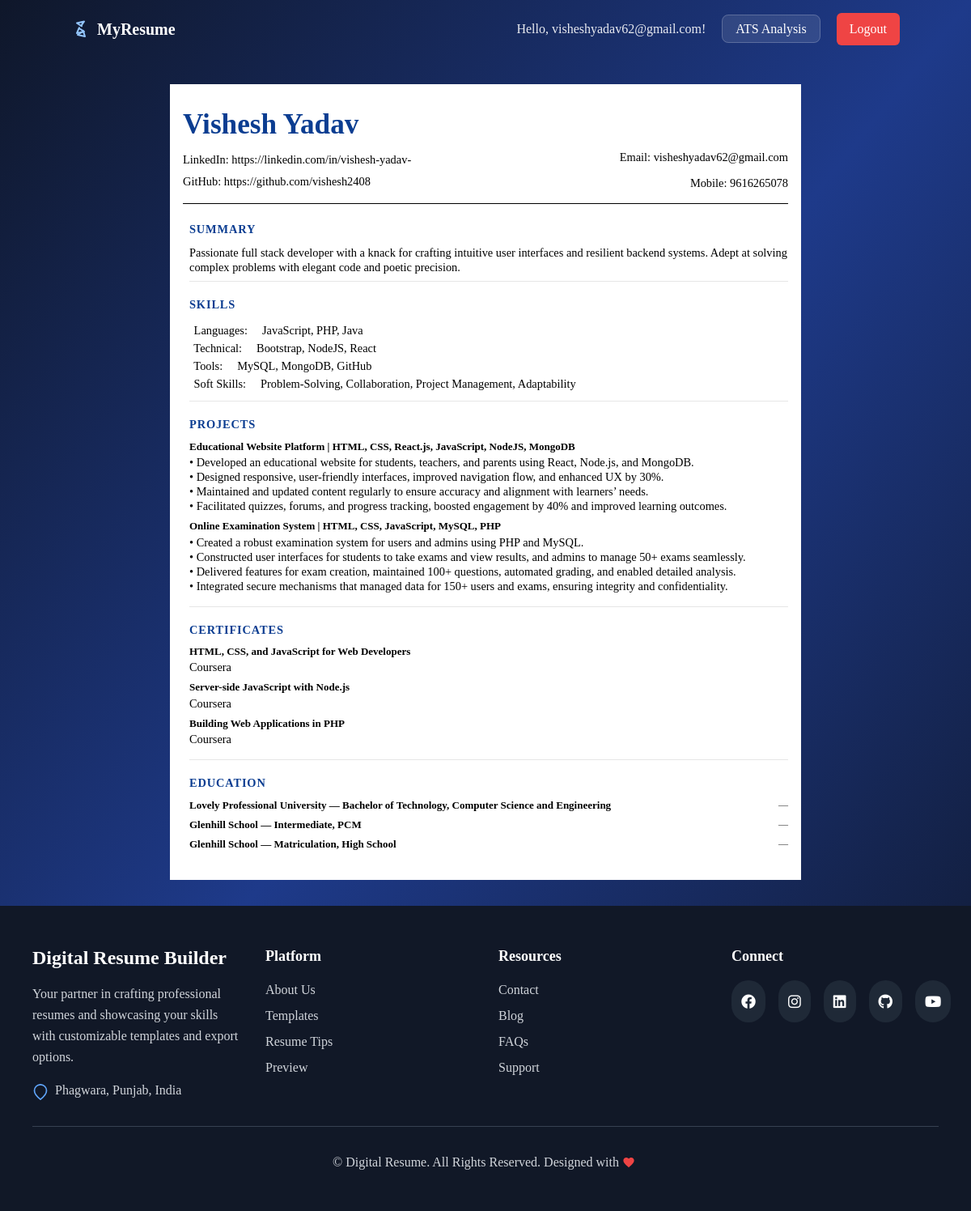
Screenshot of /view/1/template1/ (signed in) with the database file from the repository.
### app/models.py (models this page shows, shortened)
class Resume(models.Model):
    user = models.ForeignKey(User, on_delete=models.CASCADE)
    full_name = models.CharField(max_length=100)
    email = models.EmailField()
    phone = models.CharField(max_length=20)
    location = models.CharField(max_length=150, blank=True)
    linkedin = models.URLField(blank=True)
    github = models.URLField(blank=True)
    website = models.URLField(blank=True)
    summary = models.TextField(blank=True)
    profile_image = models.ImageField(upload_to='profiles/', null=True, blank=True)
    created_at = models.DateTimeField(auto_now_add=True)
    updated_at = models.DateTimeField(auto_now=True)

class Skill(models.Model):
    CATEGORY_CHOICES = (
        ("Technical", "Technical"),
        ("Soft Skills", "Soft Skills"),
        ("Languages", "Languages"),
        ("Tools", "Tools"),
    )
    resume = models.ForeignKey(Resume, on_delete=models.CASCADE, related_name='skill_items')
    name = models.CharField(max_length=100)
    category = models.CharField(max_length=50, choices=CATEGORY_CHOICES, default="Technical")
    level = models.IntegerField(default=3)

class Project(models.Model):
    resume = models.ForeignKey(Resume, on_delete=models.CASCADE, related_name='project_items')
    name = models.CharField(max_length=200)
    description = models.TextField(blank=True)
    technologies_csv = models.CharField(max_length=300, blank=True, help_text="Comma-separated technologies")
    url = models.URLField(blank=True)
    start_date = models.DateField(null=True, blank=True)
    end_date = models.DateField(null=True, blank=True)

class Certification(models.Model):
    resume = models.ForeignKey(Resume, on_delete=models.CASCADE, related_name='certification_items')
    name = models.CharField(max_length=200)
    issuer = models.CharField(max_length=200, blank=True)
    duration = models.CharField(max_length=20, blank=True, help_text="e.g., Dec’ 24")
    issue_date = models.DateField(null=True, blank=True)
    expiry_date = models.DateField(null=True, blank=True)
    credential_id = models.CharField(max_length=100, blank=True)

class EducationEntry(models.Model):
    resume = models.ForeignKey(Resume, on_delete=models.CASCADE, related_name='education_items')
    institution = models.CharField(max_length=200)
    degree = models.CharField(max_length=150)
    field = models.CharField(max_length=150)
    location = models.CharField(max_length=150, blank=True)
    start_date = models.DateField(null=True, blank=True)
    end_date = models.DateField(null=True, blank=True)
    gpa = models.CharField(max_length=20, blank=True, help_text="GPA/CGPA")

### app/views.py (the view)
# urls.py: path('view/<int:pk>/<str:template_name>/', views.resume_detail_view, name='resume_detail'),
@login_required
def resume_detail_view(request, pk, template_name='template1'):
    resume = get_object_or_404(Resume, pk=pk, user=request.user)
    return render(request, f'resume/templates/{template_name}.html', {'resume': resume, 'template_name': template_name})

### app/templates/resume/templates/template1.html (shortened to what this page needs)
{% extends 'base.html' %}
{% load static %}
{% block content %}
<div class="resume-page">
    <link rel="stylesheet" href="{% static 'css/template1.css' %}">
<div class="resume-page-inner" style="margin: 8px;">
    <header class="resume-header">
        <div class="resume-left">
           <h1 class="name">{{ resume.full_name }}</h1>
           <div class="contact-line">
             {% if resume.linkedin %}
                LinkedIn: <a href="{{ resume.linkedin }}" target="_blank" rel="noopener">{{ resume.linkedin }}</a>
             {% endif %}
            </div>
           <div class="contact-line">
             {% if resume.github %}
                GitHub: <a href="{{ resume.github }}" target="_blank" rel="noopener">{{ resume.github }}</a>
             {% endif %}
            </div>
        </div>
       <div class="resume-right">
            <div class="contact-line">
              {% if resume.email %}
                Email: <a href="mailto:{{ resume.email }}">{{ resume.email }}</a>
              {% endif %}
            </div>
            <div class="contact-line">
              {% if resume.phone %}
                Mobile: {{ resume.phone }}
               {% endif %}
            </div>
        </div>
   </header>
        {% if render_summary or resume.summary %}
            <section class="section">
                <div class="section-title">Summary</div>
                <div class="section-body">{{ render_summary|default:resume.summary|safe }}</div>
            </section>
        {% endif %}
        {% if resume.skill_items.exists %}
            <section class="section">
                <div class="section-title">Skills</div>
                <div class="section-body">
                    <ul class="plain">
                        {% for s in resume.skill_items.all %}
                            <pre style="font-size:0.9rem; font-family: 'Times New Roman', Times, serif; "><li> {{ s.category }}:     {{ s.name }}</li></pre>
                        {% endfor %}
                    </ul>
                </div>
            </section>
        {% endif %}
        {% if resume.project_items.exists %}
            <section class="section">
                <div class="section-title">Projects</div>
                <div class="section-body">
                    {% for p in resume.project_items.all %}
                        <div class="item">
                            <div class="title">{{ p.name }}</div>
                            <div class="meta">{{ p.description|safe }}</div>
                        </div>
                    {% endfor %}
                </div>
            </section>
        {% endif %}
        {% if resume.certification_items.exists %}
            <section class="section">
                <div class="section-title">Certificates</div>
                <div class="section-body">
                    {% for c in resume.certification_items.all %}
                        <div class="item">
                            <div class="title">{{ c.name }}</div>
                            <div class="meta">{{ c.issuer }}{% if c.duration %} • {{ c.duration }}{% endif %}</div>
                        </div>
                    {% endfor %}
                </div>
            </section>
        {% endif %}
        {% if resume.education_items.exists %}
            <section class="section">
                <div class="section-title">Education</div>
                <div class="section-body">
                    {% for e in resume.education_items.all %}
                        <div class="item edu-row">
                            <div class="edu-left">
                                <div class="title">{{ e.institution }} — {{ e.degree }}{% if e.field %}, {{ e.field }}{% endif %}</div>
                            </div>
                            <div class="edu-right">
                                {% if e.start_date %}{{ e.start_date }}{% endif %} — {% if e.end_date %}{{ e.end_date }}{% endif %}
                            </div>
                        </div>
                    {% endfor %}
                </div>
            </section>
        {% endif %}
    </div>
</div>
{% endblock %}

### app/templates/base.html (shortened to what this page needs)
<!DOCTYPE html>
<html lang="en" class="h-full">
  {% load static %}
<head>
  <link href="{% static 'css/tailwind.css' %}" rel="stylesheet">
  <script src="https://cdn.tailwindcss.com"></script>
  <link rel="stylesheet" href="https://cdnjs.cloudflare.com/ajax/libs/font-awesome/6.4.0/css/all.min.css">
</head>
<body class="h-full flex flex-col bg-gradient-to-br from-slate-900 via-blue-900 to-slate-900 text-white">
  {% if not hide_header_footer %}
  <nav class="bg-transparent sticky top-0 z-50 p-4">
    <div class="container mx-auto flex justify-between items-center">
      <a href="{% url 'app:resume_list' %}" class="text-xl font-bold text-white flex items-center gap-2">
        MyResume
      </a>
      <div class="space-x-4">
        {% if user.is_authenticated %}
          <span class="text-white/90">Hello, {{ user.username }}!</span>
          <a href="{% url 'app:ats_analysis' %}" class="px-4 py-2 bg-white/10 text-white rounded-lg border border-white/20">ATS Analysis</a>
          <form method="post" action="{% url 'logout' %}" class="inline">
            <button type="submit" class="px-4 py-2 bg-red-500 text-white rounded-md">Logout</button>
          </form>
        {% else %}
          <a href="{% url 'login' %}" class="px-4 py-2 text-white/90 rounded-md hover:bg-white/5 transition-colors">Login</a>
          <a href="{% url 'app:signup' %}" class="px-4 py-2 bg-white/10 text-white rounded-md border border-white/20">Sign Up</a>
        {% endif %}
      </div>
    </div>
  </nav>
  {% endif %}
  <main class="flex-grow {% if not hide_header_footer %}p-8{% endif %}">
      {% block content %}{% endblock %}
  </main>
  {% if not hide_header_footer %}
  <footer class="bg-gray-900 text-white py-12">
    <div class="max-w-6xl mx-auto px-4">
      <div class="grid grid-cols-1 md:grid-cols-2 lg:grid-cols-4 gap-8">
        <div class="lg:col-span-1">
          <h2 class="text-2xl font-bold  text-white mb-4">Digital Resume Builder</h2>
          <p class="text-gray-300 mb-4 leading-relaxed">
            Your partner in crafting professional resumes and showcasing your skills with customizable templates and export options.
          </p>
          <div class="flex items-start text-gray-300">
            <svg class="w-5 h-5 mr-2 mt-1 text-blue-400" fill="none" stroke="currentColor" stroke-width="2" viewBox="0 0 24 24">
              <path d="M21 10c0 6-9 13-9 13S3 16 3 10a9 9 0 1118 0z" />
            </svg>
            <p>Phagwara, Punjab, India</p>
          </div>
        </div>
        <div>
          <h3 class="text-lg font-semibold mb-4">Platform</h3>
          <ul class="space-y-2">
            <li><a href="#" class="text-gray-300 hover:text-blue-400 transition">About Us</a></li>
            <li><a href="#" class="text-gray-300 hover:text-blue-400 transition">Templates</a></li>
            <li><a href="#" class="text-gray-300 hover:text-blue-400 transition">Resume Tips</a></li>
            <li><a href="#" class="text-gray-300 hover:text-blue-400 transition">Preview</a></li>
          </ul>
        </div>
        <div>
          <h3 class="text-lg font-semibold mb-4">Resources</h3>
          <ul class="space-y-2">
            <li><a href="#" class="text-gray-300 hover:text-blue-400 transition">Contact</a></li>
            <li><a href="#" class="text-gray-300 hover:text-blue-400 transition">Blog</a></li>
            <li><a href="#" class="text-gray-300 hover:text-blue-400 transition">FAQs</a></li>
            <li><a href="#" class="text-gray-300 hover:text-blue-400 transition">Support</a></li>
          </ul>
        </div>
        <div>
          <h3 class="text-lg font-semibold mb-4">Connect</h3>
          <div class="flex space-x-4">
              {% if social_icons %}
                {% for icon in social_icons %}
                  <a href="#" title="{{ icon|capfirst }}" class="bg-gray-800 hover:bg-blue-600 p-3 rounded-full transition">
                    <i class="fab fa-{{ icon }} text-white text-lg"></i>
                  </a>
                {% endfor %}
              {% else %}
                <a href="#" title="Facebook" class="bg-gray-800 hover:bg-blue-600 p-3 rounded-full transition"><i class="fab fa-facebook text-white text-lg"></i></a>
                <a href="#" title="Instagram" class="bg-gray-800 hover:bg-pink-500 p-3 rounded-full transition"><i class="fab fa-instagram text-white text-lg"></i></a>
                <a href="https://linkedin.com/in/vishesh-yadav-" title="LinkedIn" class="bg-gray-800 hover:bg-blue-700 p-3 rounded-full transition"><i class="fab fa-linkedin text-white text-lg"></i></a>
                <a href="#" title="GitHub" class="bg-gray-800 hover:bg-gray-700 p-3 rounded-full transition"><i class="fab fa-github text-white text-lg"></i></a>
                <a href="#" title="YouTube" class="bg-gray-800 hover:bg-red-600 p-3 rounded-full transition"><i class="fab fa-youtube text-white text-lg"></i></a>
              {% endif %}
            </div>
        </div>
      </div>
      <div class="border-t border-gray-700 mt-8 pt-8 text-center">
        <p class="text-gray-300 flex items-center justify-center">
          &copy; {{ now.year }} Digital Resume. All Rights Reserved. Designed with
          <svg class="w-4 h-4 mx-1 text-red-500 fill-current" viewBox="0 0 24 24" fill="currentColor">
            <path d="M12 21.35l-1.45-1.32C5.4 15.36 2 12.28 2 8.5 2 5.42
                     4.42 3 7.5 3c1.74 0 3.41 0.81 4.5 2.09C13.09 3.81
                     14.76 3 16.5 3 19.58 3 22 5.42 22 8.5c0 3.78-3.4
                     6.86-8.55 11.54L12 21.35z"/>
          </svg>
        </p>
      </div>
    </div>
  </footer>
  {% endif %}
</body>
</html>

### static/css/template1.css (style rules this page uses)
html, body { font-family: 'Times New Roman', Times, serif; color: #111; -webkit-print-color-adjust: exact; print-color-adjust: exact; }
.resume-page { max-width: 780px; margin: 0 auto; background: #fff; padding: 8px; box-sizing: border-box; }
.resume-header { display: table; width: 100%; table-layout: fixed; margin-bottom: 12px; border-bottom: 1px solid #333; padding-bottom: 6px; }
.resume-left, .resume-right { display: table-cell; vertical-align: top; }
.resume-left { width: 65%; }
.resume-right { width: 35%; text-align: right; padding-left: 12px; }
h1.name { margin: 0; font-size: 28px; color: #0b3d91; font-weight: 700; }
.contact-line { font-size: 12px; margin-top: 6px; }
.contact-line a { color: #0b3d91; text-decoration: underline; }
.section { margin-bottom: 12px; }
.section .section-title { font-size: 12px; color: #0b3d91; text-transform: uppercase; letter-spacing: .06em; margin: 6px 0; font-weight: 700; }
.section .section-body { font-size: 13px; color: #111; line-height: 1.25; }
ul.plain { margin: 4px 0 0 18px; padding: 0; }
ul.plain li { margin-bottom: 4px; }
.item { margin-bottom: 8px; }
.item .title { font-weight: 700; font-size: 13px; }
.item .meta { font-size: 12px; color: #444; margin-top: 2px; }
.edu-row { display: flex; justify-content: space-between; align-items: flex-start; }
.edu-left { flex: 1; }
.edu-right { margin-left: 12px; white-space: nowrap; text-align: right; color: #444; font-size: 12px; }
a { color: #0b3d91; }
.resume-page-inner { padding-top: 8px; }
.section { margin-bottom: 12px; padding-bottom: 8px; border-bottom: 1px solid #e6e6e6; }
.section:last-of-type { border-bottom: none; }
.section .section-title { display: inline-block; padding-bottom: 2px; }

### app/templates/base.html (style rules this page uses)
body { font-family: 'Inter', sans-serif; }

### app/templates/resume/templates/template1.html (style rules this page uses)
html, body { font-family: 'Times New Roman', Times, serif; color: #111; -webkit-print-color-adjust: exact; print-color-adjust: exact; }
.resume-page { max-width: 780px; margin: 0 auto; background: #fff; padding: 8px; box-sizing: border-box; }
.resume-header { display: flex; justify-content: space-between; align-items: flex-start; padding-bottom: 10px; margin-bottom: 15px; border-bottom: 1px solid #000000; }
.resume-left, .resume-right { color: black; display: table-cell; vertical-align: top; }
.resume-left { width: 65%; }
.resume-right { width: 35%; text-align: right; padding-left: 12px; }
.resume-right { display: flex; padding-top: 50px; flex-direction: column; align-items: flex-end; }
h1.name { margin: 0; font-size: 28px; color: #0b3d91; font-weight: 700; }
.resume-left .name { margin: 0; font-size: 2.2em; font-weight: 600; }
.contact-line { font-size: 0.9em; margin-bottom: 4px; }
.contact-line a { color: black; text-decoration: none; }
.section { margin-bottom: 12px; margin-left: 8px; }
.section .section-title { font-size: 0.9em; color: #0b3d91; text-transform: uppercase; letter-spacing: .06em; margin: 6px 0; font-weight: 700; }
.section .section-body { font-size: 0.9em; color: black; line-height: 1.25; }
ul.plain { margin: 4px 0 0 2px; padding: 0; }
ul.plain li { margin-bottom: 4px; }
.item { margin-bottom: 8px; }
.item .title { font-weight: 700; font-size: 13px; }
.item .meta { font-size: 1em; color: #000000; margin-top: 2px; font-family: 'Times New Roman', Times, serif; }
.edu-row { display: flex; justify-content: space-between; align-items: flex-start; }
.edu-left { flex: 1; }
.edu-right { margin-left: 12px; white-space: nowrap; text-align: right; color: #444; font-size: 12px; }
a { color: #0b3d91; }

### rows the page displays
Resume: full_name "Vishesh Yadav", linkedin "https://linkedin.com/in/vishesh-yadav-", github "https://github.com/vishesh2408", email "visheshyadav62@gmail.com", phone "9616265078", summary "Passionate full stack developer with a knack for crafting intuitive user interfaces and resilient backend systems. Adept at solving complex problems with elegant code and poetic precision."
Skill: category "Languages", name "JavaScript, PHP, Java"
Skill: category "Technical", name "Bootstrap, NodeJS, React"
Skill: category "Tools", name "MySQL, MongoDB, GitHub"
Skill: category "Soft Skills", name "Problem-Solving, Collaboration, Project Management, Adaptability"
Project: name "Educational Website Platform | HTML, CSS, React.js, JavaScript, NodeJS, MongoDB", description "• Developed an educational website for students, teachers, and parents using React, Node.js, and MongoDB. • Designed responsive, user-friendly interfaces, improved navigation flow, and enhanced UX by 30%. • Maintained and updated content regularly to ensure accuracy and alignment with learners’ needs. • Facilitated quizzes, forums, and progress tracking, boosted engagement by 40% and improved learning outcomes."
Project: name "Online Examination System | HTML, CSS, JavaScript, MySQL, PHP", description "• Created a robust examination system for users and admins using PHP and MySQL. • Constructed user interfaces for students to take exams and view results, and admins to manage 50+ exams seamlessly. • Delivered features for exam creation, maintained 100+ questions, automated grading, and enabled detailed analysis. • Integrated secure mechanisms that managed data for 150+ users and exams, ensuring integrity and confidentiality."
Certification: name "HTML, CSS, and JavaScript for Web Developers", issuer "Coursera"
Certification: name "Server-side JavaScript with Node.js", issuer "Coursera"
Certification: name "Building Web Applications in PHP", issuer "Coursera"
EducationEntry: institution "Lovely Professional University", degree "Bachelor of Technology", field "Computer Science and Engineering"
EducationEntry: institution "Glenhill School", degree "Intermediate", field "PCM"
EducationEntry: institution "Glenhill School", degree "Matriculation", field "High School"

### other values shown
{{ user.username }} "visheshyadav62@gmail.com"
